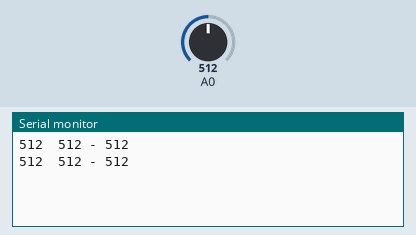
Simulated run of this sketch. Board: Arduino Uno, built with avr-gcc and run on an emulated ATmega328P. Shown: the last lines printed to the serial monitor. The test bench sets the inputs (shaded band); at power-on: A0 = 512.

Above: at 1.3 s.
1.4 s: A0 set to 716
At 1.9 s:
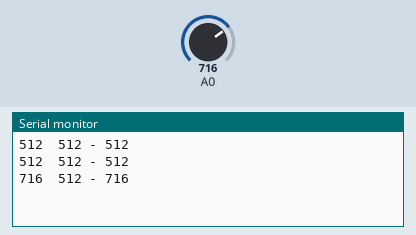
2.9 s: A0 set to 900
At 3.4 s:
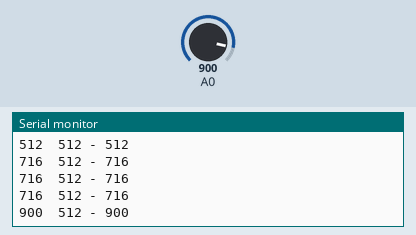
Timing chart, 0 to 5.9 s (numbered marks = the images above; inputs shaded):
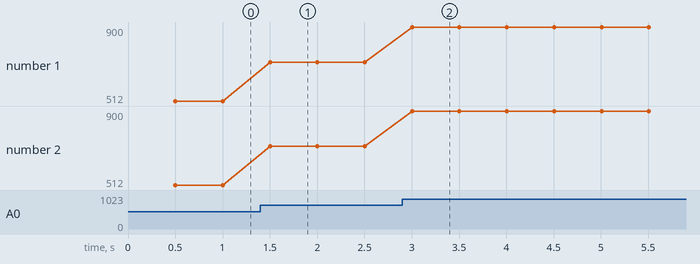

The sketch:

test_girouette.ino
```cpp
void setup() {
  Serial.begin(115200);
  analogRead(A0);
}

void loop() {
  static int v_mini = 2000;
  static int v_maxi = 0;

  delay(500);

  int sensorValue = analogRead(A0);

  Serial.print(sensorValue);
  if (sensorValue < v_mini) v_mini = sensorValue;
  if (sensorValue > v_maxi) v_maxi = sensorValue;
  Serial.print("\t"); Serial.print(v_mini); Serial.print(" - "); Serial.println(v_maxi);

}
```

Measured:
- after the input at 1.4 s, the serial monitor: prints a new line after 0.10 s (image 1)
- after the input at 2.9 s, the serial monitor: prints a new line after 0.10 s (image 2)
- plotted number 1: 512 → 716 after the input at 1.4 s, 716 → 900 after the input at 2.9 s
- plotted number 2: 512 → 716 after the input at 1.4 s, 716 → 900 after the input at 2.9 s
